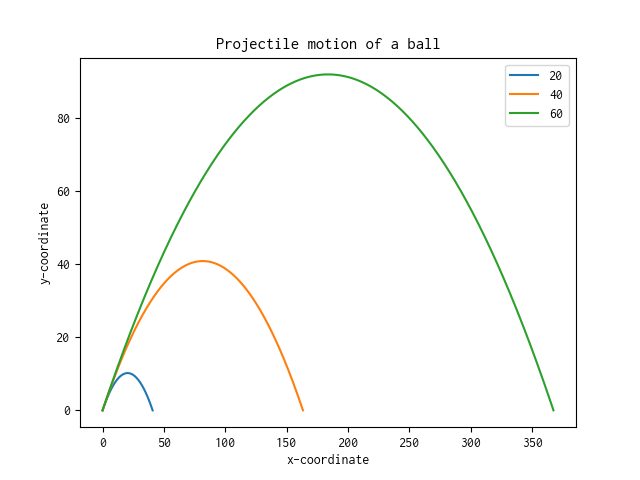

Generate this figure with Python:
import matplotlib.pyplot as plt
import math

def frange(start, final, increment):
    numbers = []
    while start < final:
        numbers.append(start)
        start += increment
    return numbers

def draw_graph(x, y):
    plt.plot(x, y)
    plt.xlabel('x-coordinate')
    plt.ylabel('y-coordinate')
    plt.title('Projectile motion of a ball')
    
def draw_trajectory(u, theta):
    theta = math.radians(theta)
    g = 9.8
    t_fright = 2 * u * math.sin(theta) / g
    intervals = frange(0, t_fright, 0.001)
    x = []
    y = []
    for t in intervals:
        x.append(u * math.cos(theta) * t)
        y.append(u * math.sin(theta) * t - 0.5 * g * t * t)
    draw_graph(x, y)
    
if __name__ == '__main__':
    # try:
    #     u = float(input('Initial velocity (m/s) : '))
    #     theta = float(input('angle (degrees) : '))
    # except ValueError:
    #     print('invalid input')
    # else:
    #     draw_trajectory(u, theta)

    u_list = [20, 40, 60]
    theta = 45
    for u in u_list:
        draw_trajectory(u, theta)
        
    plt.legend(['20', '40', '60'])
    plt.savefig('projectile_motion.png')
